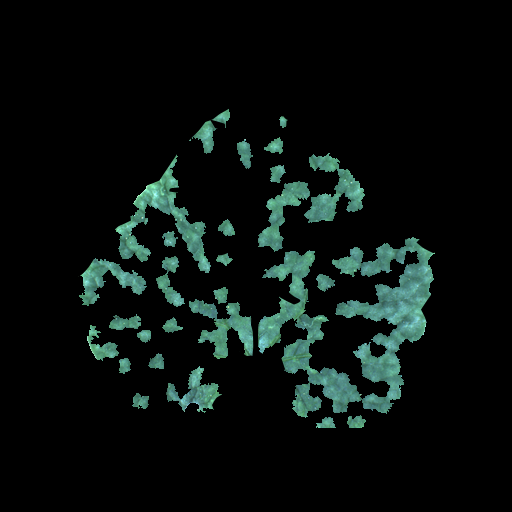
#> input picture U-net-re/data/train/imgAno/14.png, 512 x 512 px, given as the content of the folder ./data/train/img, which was not available
$ python s4_random_forest.py   (older library calls are emulated)
#> lines starting #> are read from the running program, lines starting #| are printed output that depends on the picture; after the words box and inside, x2 and y2 are one past the last pixel; in counts of white or black regions, pixels touching at a corner belong together; pictures that were not available may be replaced by others from this repository, and a replacement may not be noted

import numpy as np
import skimage.io
from sklearn import svm
import os

# read data
train_path = '.\\data\\train'
test_path = '.\\data\\test'
#%% train data
train_data = []
train_label = []
for x in os.listdir(os.path.join(train_path, 'img')):
    img_path = os.path.join(train_path, 'img', x)
    ano_path = os.path.join(train_path, 'imgAno', x)
    img = skimage.io.imread(img_path)
#> img is the input picture: shape (512, 512, 3); mean R, G, B 9.1, 16.1, 14
    img_ano = skimage.io.imread(ano_path, 1)
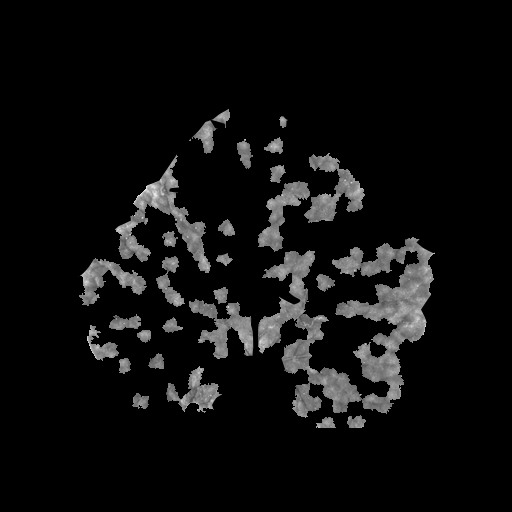
#> img_ano: shape (512, 512) float64; min 0, max 0.941, mean 0.0567
    # 归一化
    img = img.astype(np.float)/255
    img_ano = img_ano.astype(np.float)/255
    img_ano[img_ano > 0] = 1
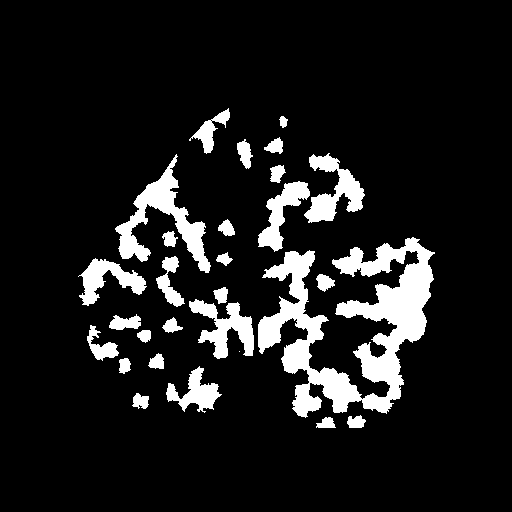
#> img_ano: shape (512, 512) float64; values 0 (black) and 1 (white), 10.9% white; 28 white regions (1 under 20 px), largest, box (x1, y1, x2, y2) and area: (258, 237, 435, 418) 13009, (115, 154, 211, 273) 3178, (304, 153, 365, 223) 1858
    for i in range(0, 512):
        for j in range(0, 512):
            train_data.append(img[i, j, :])
            train_label.append(img_ano[i, j])
#> after the loop, train_data = 262144 items; train_label = 262144 items

train_data = np.array(train_data)
train_label = np.array(train_label)


# shuffle data
train = np.hstack((train_data, train_label.reshape(-1, 1)))
np.random.shuffle(train)
train_data = train[:, 0:3]
train_label = train[:, 3]


#%% test data
test_data = []
test_label = []
for i in range(20):
    img_path = os.path.join(test_path, 'img', str(i) + '.png')
    ano_path = os.path.join(test_path, 'imgAno', str(i) + '.png')
    img = skimage.io.imread(img_path)
    img_ano = skimage.io.imread(ano_path, 1)
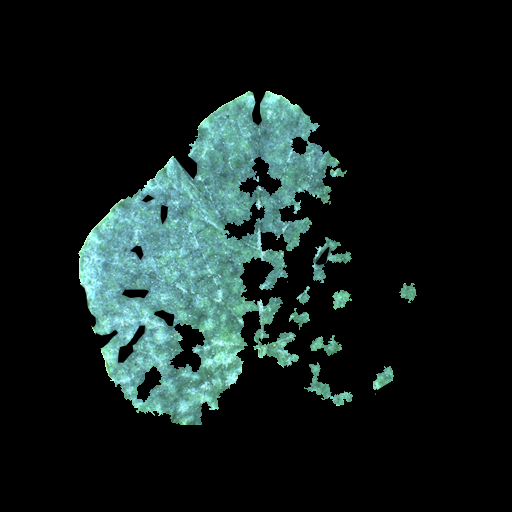
#> input picture U-net-re/data/train/imgAno/15.png, 512 x 512 px, given in place of 0.png, which was not available
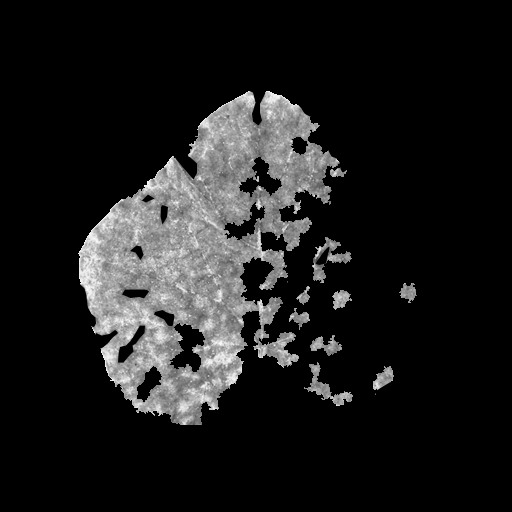
#> img_ano: shape (512, 512) float64; min 0, max 0.991, mean 0.113
    # 归一化
    img = img.astype(np.float)/255
    img_ano = img_ano.astype(np.float)/255
    img_ano[img_ano > 0] = 1
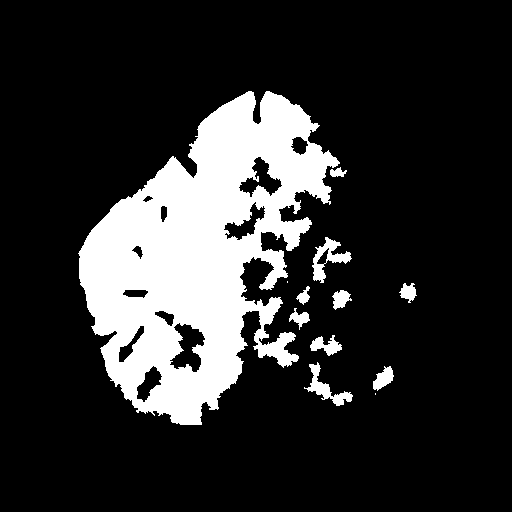
#> img_ano: shape (512, 512) float64; values 0 (black) and 1 (white), 18.2% white; 12 white regions (2 under 20 px), largest, box (x1, y1, x2, y2) and area: (78, 91, 340, 425) 44933, (312, 237, 352, 283) 662, (304, 362, 353, 406) 596
    for i in range(0, 512):
        for j in range(0, 512):
            test_data.append(img[i, j, :])
            test_label.append(img_ano[i, j])
#> after the loop, test_data = 262144 items; test_label = 262144 items
#> (the run stopped early here; a loop or call above may not have finished)
